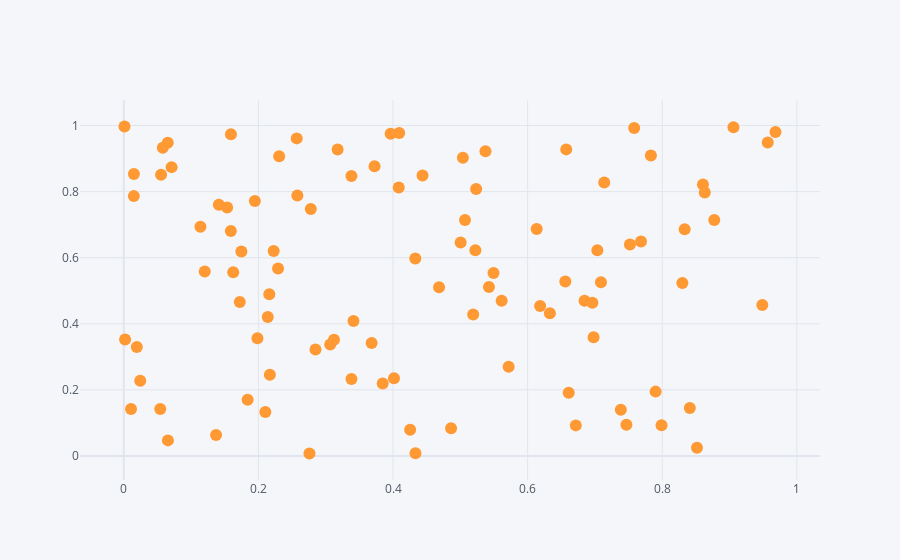

Here is the notebook cell this chart was saved with:
### Markdown cell above
### Criando um gráfico de dispersão

### Code cell
# Gráfico apresentado com funcionalidade de zoom, gravação, arrastar, ...
df1.iplot(kind='scatter', x='A', y='B', mode='markers')
